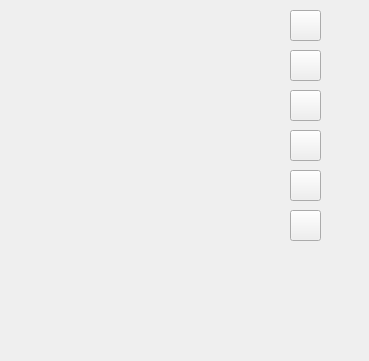
<?xml version="1.0" encoding="UTF-8"?>
<ui version="4.0">
 <class>gps_item</class>
 <widget class="QWidget" name="gps_item">
  <property name="geometry">
   <rect>
    <x>0</x>
    <y>0</y>
    <width>369</width>
    <height>361</height>
   </rect>
  </property>
  <property name="windowTitle">
   <string>gps_item</string>
  </property>
  <widget class="QLabel" name="label_1">
   <property name="geometry">
    <rect>
     <x>0</x>
     <y>0</y>
     <width>321</width>
     <height>241</height>
    </rect>
   </property>
   <property name="text">
    <string/>
   </property>
  </widget>
  <widget class="QPushButton" name="pushButton_up">
   <property name="geometry">
    <rect>
     <x>290</x>
     <y>10</y>
     <width>31</width>
     <height>31</height>
    </rect>
   </property>
   <property name="text">
    <string/>
   </property>
  </widget>
  <widget class="QPushButton" name="pushButton_down">
   <property name="geometry">
    <rect>
     <x>290</x>
     <y>50</y>
     <width>31</width>
     <height>31</height>
    </rect>
   </property>
   <property name="text">
    <string/>
   </property>
  </widget>
  <widget class="QPushButton" name="pushButton_left">
   <property name="geometry">
    <rect>
     <x>290</x>
     <y>90</y>
     <width>31</width>
     <height>31</height>
    </rect>
   </property>
   <property name="text">
    <string/>
   </property>
  </widget>
  <widget class="QPushButton" name="pushButton_right">
   <property name="geometry">
    <rect>
     <x>290</x>
     <y>130</y>
     <width>31</width>
     <height>31</height>
    </rect>
   </property>
   <property name="text">
    <string/>
   </property>
  </widget>
  <widget class="QPushButton" name="pushButton_goto">
   <property name="geometry">
    <rect>
     <x>290</x>
     <y>170</y>
     <width>31</width>
     <height>31</height>
    </rect>
   </property>
   <property name="text">
    <string/>
   </property>
  </widget>
  <widget class="QPushButton" name="pushButton_return">
   <property name="geometry">
    <rect>
     <x>290</x>
     <y>210</y>
     <width>31</width>
     <height>31</height>
    </rect>
   </property>
   <property name="text">
    <string/>
   </property>
  </widget>
  <widget class="QLabel" name="label_2">
   <property name="geometry">
    <rect>
     <x>0</x>
     <y>0</y>
     <width>321</width>
     <height>241</height>
    </rect>
   </property>
   <property name="text">
    <string/>
   </property>
  </widget>
  <widget class="QLabel" name="label_star">
   <property name="geometry">
    <rect>
     <x>250</x>
     <y>100</y>
     <width>14</width>
     <height>14</height>
    </rect>
   </property>
   <property name="text">
    <string/>
   </property>
  </widget>
 </widget>
 <layoutdefault spacing="6" margin="11"/>
 <resources/>
 <connections/>
</ui>
